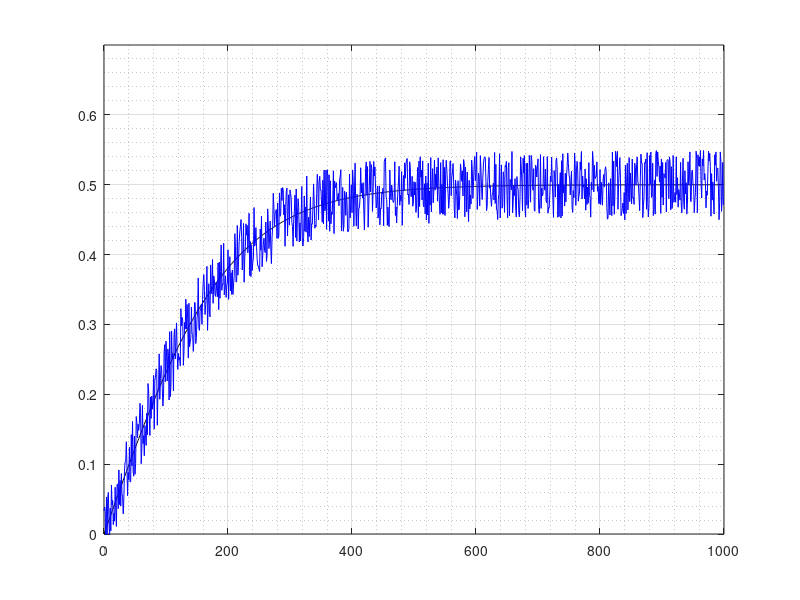
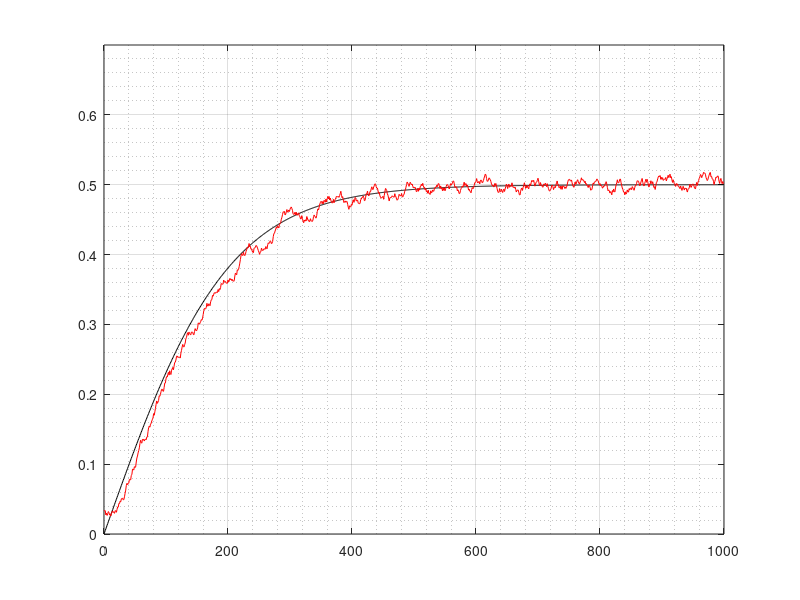
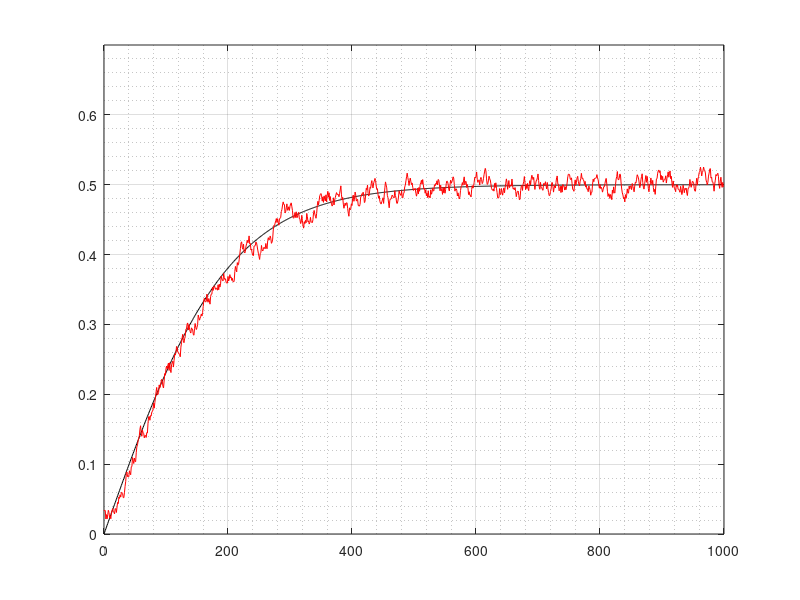
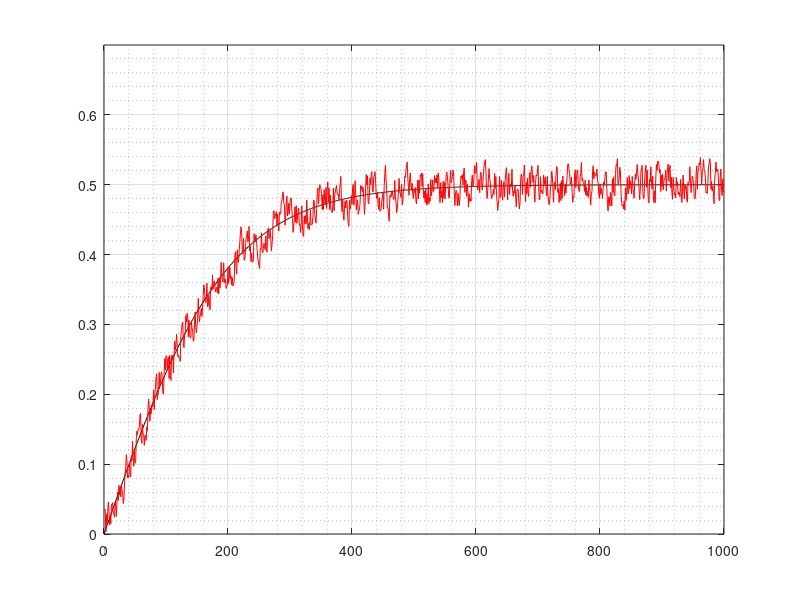

These figures' MATLAB source, in order:
%% Init.
clear all;
close all;

%% 
figure('Name','real');

data = csvread('data.csv',1,0);
plot(data(:,1),data(:,2),'k');
hold on;
plot(data(:,1),data(:,3),'b');

grid on;
grid minor;
ylim([0 0.7]);

%% 
figure('Name','LPF_09');

data = csvread('data.csv',1,0);
plot(data(:,1),data(:,2),'k');
hold on;
plot(data(:,1),data(:,4),'r');

grid on;
grid minor;
ylim([0 0.7]);

%% 
figure('Name','LPF_08');

data = csvread('data.csv',1,0);
plot(data(:,1),data(:,2),'k');
hold on;
plot(data(:,1),data(:,5),'r');

grid on;
grid minor;
ylim([0 0.7]);

%% 
figure('Name','LPF_05');

data = csvread('data.csv',1,0);
plot(data(:,1),data(:,2),'k');
hold on;
plot(data(:,1),data(:,6),'r');

grid on;
grid minor;
ylim([0 0.7]);

%% 
figure('Name','LPF_02');

data = csvread('data.csv',1,0);
plot(data(:,1),data(:,2),'k');
hold on;
plot(data(:,1),data(:,7),'r');

grid on;
grid minor;
ylim([0 0.7]);